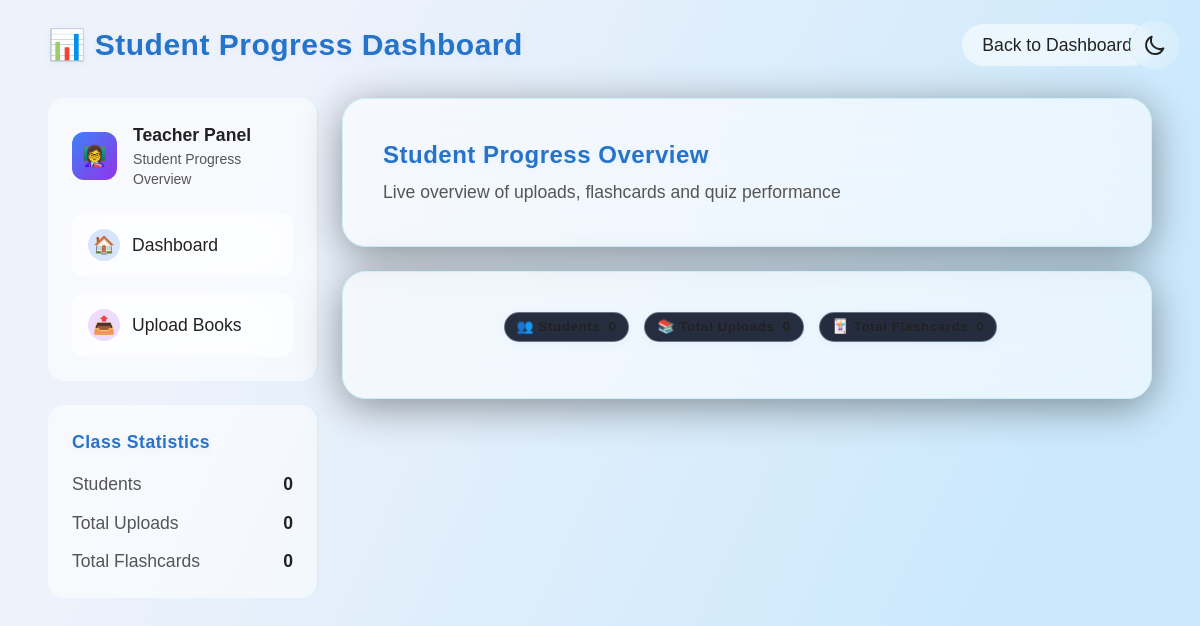
Before: /student_progress?student_id=12 (signed in) with the older database file.
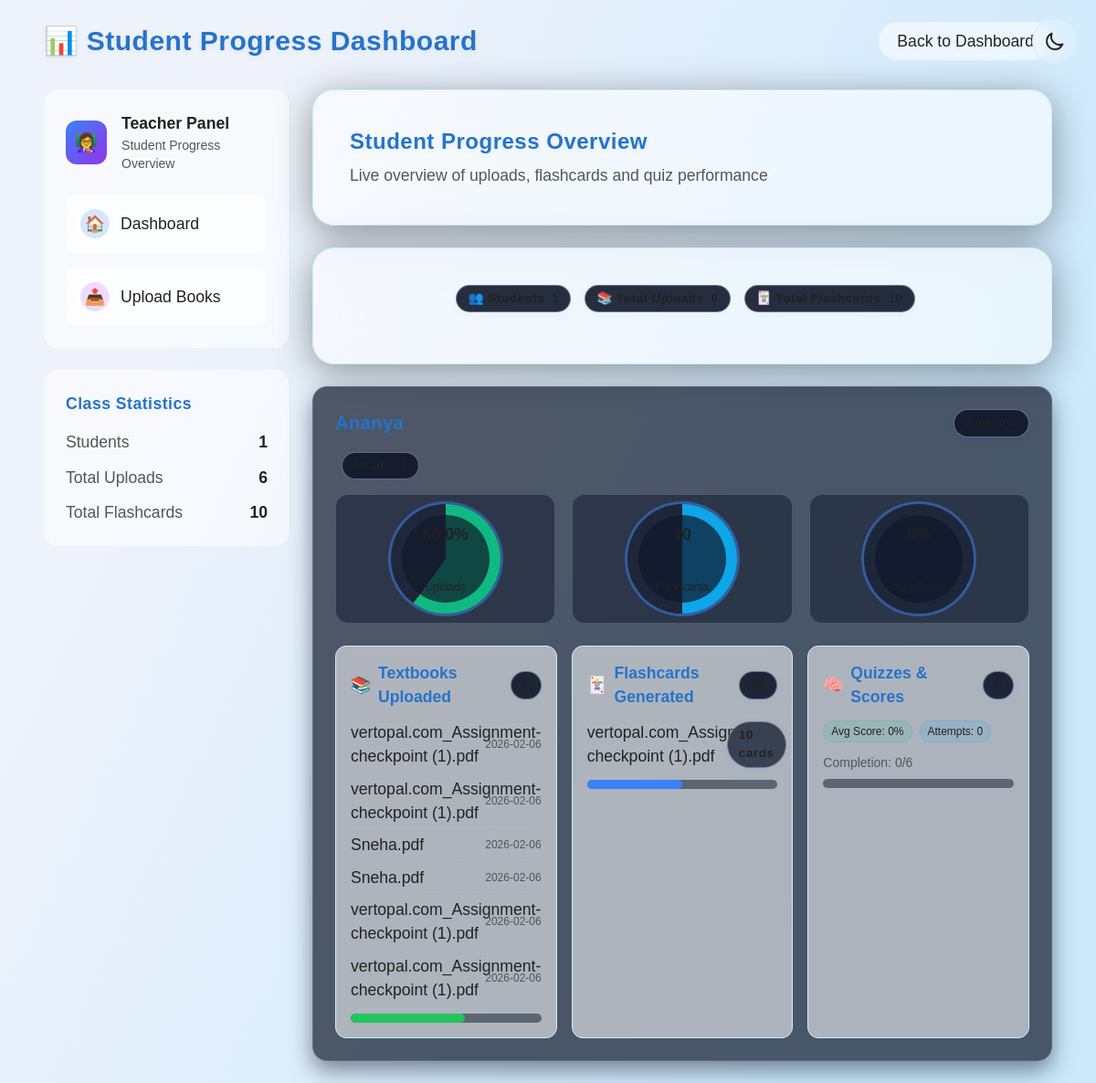
After: the same page with the newer database file.
### tables this page shows
CREATE TABLE uploads (
        id INTEGER PRIMARY KEY AUTOINCREMENT,
        student_id INTEGER,
        filename TEXT,
        uploaded_at TEXT,
        FOREIGN KEY(student_id) REFERENCES students(id)
    );

CREATE TABLE flashcards (
        id INTEGER PRIMARY KEY AUTOINCREMENT,
        student_id INTEGER,
        filename TEXT,
        num_flashcards INTEGER,
        created_at TEXT, data TEXT,
        FOREIGN KEY(student_id) REFERENCES students(id)
    );

### app.py (the view)
@app.route("/student_progress")
@login_required(role="teacher")
def student_progress():
    conn = get_db()
    cur = conn.cursor()
    filter_id = request.args.get("student_id")
    if filter_id:
        cur.execute("SELECT * FROM students WHERE id = ?", (filter_id,))
    else:
        cur.execute("SELECT * FROM students")
    students = cur.fetchall()
    progress_data = []
    for student in students:
        student_id = student["id"]
        cur.execute("SELECT * FROM uploads WHERE student_id = ?", (student_id,))
        uploads = cur.fetchall()
        total_uploads = len(uploads)
        cur.execute("SELECT * FROM flashcards WHERE student_id = ?", (student_id,))
        flashcards = cur.fetchall()
        total_flashcards = sum(f['num_flashcards'] for f in flashcards)
        cur.execute("SELECT * FROM quiz_attempts WHERE student_id = ?", (student_id,))
        quizzes = cur.fetchall()
        total_quizzes = len(quizzes)
        avg_score = round(sum(q['score'] for q in quizzes) / total_quizzes, 2) if total_quizzes else 0
        completion_rate = f"{total_quizzes}/{total_uploads}" if total_uploads else "0/0"
        num_audiobooks = len([u for u in uploads if u['filename'].endswith('.mp3')])
        progress_data.append({
            "student": student,
            "uploads": uploads,
            "total_uploads": total_uploads,
            "flashcards": flashcards,
            "total_flashcards": total_flashcards,
            "quizzes": quizzes,
            "total_quizzes": total_quizzes,
            "avg_score": avg_score,
            "completion_rate": completion_rate,
            "num_audiobooks": num_audiobooks
        })
    conn.close()
    return render_template("student_progress.html", progress_data=progress_data, filter_id=filter_id)

### templates/student_progress.html (shortened to what this page needs)
{% extends "base.html" %}
{% block body_class %}relative min-h-screen bg-[radial-gradient(ellipse_at_center,_var(--tw-gradient-stops))] from-gray-950 via-[#0a0d21] to-[#020410] text-white{% endblock %}
{% block content %}
    <div class="fixed-background">
    </div>
    <div class="max-w-6xl mx-auto p-4 md:p-6 relative z-10">
        <div class="flex justify-between items-center mb-8 fade-up">
            <h1 class="text-2xl md:text-3xl font-bold">📊 Student Progress Dashboard</h1>
            <a href="{{ url_for('teacher_dashboard') }}" class="bg-white/10 hover:bg-white/20 rounded-full px-5 py-2 transition-all">
                Back to Dashboard
            </a>
        </div>
        <div class="flex flex-col lg:flex-row gap-6">
            <div class="w-full lg:w-1/4 fade-up">
                <div class="bg-white/5 backdrop-blur-xl border-r border-white/10 rounded-2xl p-6 mb-6">
                    <div class="flex items-center gap-4 mb-6">
                        <div class="w-12 h-12 rounded-xl bg-gradient-to-br from-blue-500 to-purple-600 flex items-center justify-center">
                            <span class="text-xl">👩‍🏫</span>
                        </div>
                        <div>
                            <div class="font-bold">Teacher Panel</div>
                            <div class="text-gray-400 text-sm">Student Progress Overview</div>
                        </div>
                    </div>
                    <div class="space-y-4">
                        <a href="{{ url_for('teacher_dashboard') }}" class="block bg-white/10 backdrop-blur-xl rounded-xl p-4 hover:bg-white/20 transition-all duration-300 hover:scale-[1.02]">
                            <div class="flex items-center gap-3">
                                <div class="w-8 h-8 rounded-full bg-blue-500/20 flex items-center justify-center">
                                    <span>🏠</span>
                                </div>
                                <span>Dashboard</span>
                            </div>
                        </a>
                        <a href="{{ url_for('upload_books') }}" class="block bg-white/10 backdrop-blur-xl rounded-xl p-4 hover:bg-white/20 transition-all duration-300 hover:scale-[1.02]">
                            <div class="flex items-center gap-3">
                                <div class="w-8 h-8 rounded-full bg-purple-500/20 flex items-center justify-center">
                                    <span>📤</span>
                                </div>
                                <span>Upload Books</span>
                            </div>
                        </a>
                    </div>
                </div>
                <div class="bg-white/5 backdrop-blur-xl border-r border-white/10 rounded-2xl p-6">
                    <h3 class="font-bold mb-4">Class Statistics</h3>
                    <div class="space-y-3">
                        <div class="flex justify-between">
                            <span class="text-gray-300">Students</span>
                            <span class="font-bold">{{ progress_data|length }}</span>
                        </div>
                        <div class="flex justify-between">
                            <span class="text-gray-300">Total Uploads</span>
                            <span class="font-bold">{{ progress_data|sum(attribute='total_uploads') }}</span>
                        </div>
                        <div class="flex justify-between">
                            <span class="text-gray-300">Total Flashcards</span>
                            <span class="font-bold">{{ progress_data|sum(attribute='total_flashcards') }}</span>
                        </div>
                    </div>
                </div>
            </div>
            <div class="w-full lg:w-3/4">
                <div class="bg-white/10 backdrop-blur-2xl border border-white/10 shadow-[0_8px_40px_rgba(0,0,0,0.4)] rounded-3xl p-8 md:p-10 mb-6 fade-up-delay-1">
                    <h2 class="text-xl md:text-2xl font-bold mb-2">Student Progress Overview</h2>
                    <p class="text-gray-300">Live overview of uploads, flashcards and quiz performance</p>
                </div>
                <div class="bg-white/10 backdrop-blur-2xl border border-white/10 shadow-[0_8px_40px_rgba(0,0,0,0.4)] rounded-3xl p-8 md:p-10 mb-6 fade-up-delay-1">
                    <div class="flex flex-wrap gap-2 justify-center mb-4">
                        <div class="badge"><span>👥 Students</span><span class="ml-2 font-bold">{{ progress_data|length }}</span></div>
                        <div class="badge"><span>📚 Total Uploads</span><span class="ml-2 font-bold">{{ progress_data|sum(attribute='total_uploads') }}</span></div>
                        <div class="badge"><span>🃏 Total Flashcards</span><span class="ml-2 font-bold">{{ progress_data|sum(attribute='total_flashcards') }}</span></div>
                    </div>
                </div>
                <div class="space-y-6">
                    {% for p in progress_data %}
                    <div class="card rounded-2xl fade-up">
                        <div class="p-6">
                            <div class="flex justify-between items-center mb-4">
                                <h3 class="text-xl font-bold">{{ p.student.name }}</h3>
                                <div class="badge">Avg: {{ p.avg_score }}%</div>
                            </div>
                            <div class="flex items-center gap-2 mb-4">
                                <span class="badge">Grade: {{ p.student.grade or '-' }}</span>
                            </div>
                            <div class="ring-grid mb-6">
                                <div class="ring-card">
                                    <div class="ring" style="--p: {{ (p.total_uploads/10*100)|round(1) }}; --ring-color: #10b981;">
                                        <div class="label">{{ (p.total_uploads/10*100)|round(0) }}%</div>
                                        <div class="sub">Uploads</div>
                                    </div>
                                </div>
                                <div class="ring-card">
                                    <div class="ring" style="--p: {{ (p.total_flashcards/20*100)|round(1) }}; --ring-color: #0ea5e9;">
                                        <div class="label">{{ p.total_flashcards }}</div>
                                        <div class="sub">Flashcards</div>
                                    </div>
                                </div>
                                <div class="ring-card">
                                    <div class="ring" style="--p: {{ (p.avg_score)|round(1) }}; --ring-color: #d946ef;">
                                        <div class="label">{{ p.avg_score }}%</div>
                                        <div class="sub">Avg Score</div>
                                    </div>
                                </div>
                            </div>
                            <div class="grid grid-cols-1 md:grid-cols-3 gap-4">
                                <div class="bg-white/5 border border-white/10 rounded-xl p-4">
                                    <h4 class="section-title mb-3 flex items-center gap-2">
                                        <span>📚</span> Textbooks Uploaded
                                        <span class="badge">{{ p.total_uploads }}</span>
                                    </h4>
                                    <ul class="space-y-2 mb-3">
                                        {% for u in p.uploads %}
                                        <li class="list-group-item flex justify-between items-center">
                                            <span class="text-truncate" style="max-width:70%">{{ u.filename }}</span>
                                            <small class="text-gray-400 text-xs">
                                                {% if u.uploaded_at %}
                                                    {{ u.uploaded_at.split('T')[0] if 'T' in u.uploaded_at else u.uploaded_at[:10] }}
                                                {% else %}
                                                    Unknown date
                                                {% endif %}
                                            </small>
                                        </li>
                                        {% endfor %}
                                    </ul>
                                    <div class="progress" title="Uploads">
                                        <div class="progress-bar bg-green-500 width-style" role="progressbar" style="--width-value: {{ (p.total_uploads/10)*100 }}%" aria-valuenow="{{ p.total_uploads }}" aria-valuemin="0" aria-valuemax="10"></div>
                                    </div>
                                </div>
                                <div class="bg-white/5 border border-white/10 rounded-xl p-4">
                                    <h4 class="section-title mb-3 flex items-center gap-2">
                                        <span>🃏</span> Flashcards Generated
                                        <span class="badge">{{ p.total_flashcards }}</span>
                                    </h4>
                                    <ul class="space-y-2 mb-3">
                                        {% for f in p.flashcards %}
                                        <li class="list-group-item flex justify-between items-center">
                                            <span class="text-truncate" style="max-width:70%">{{ f.filename }}</span>
                                            <span class="badge bg-gray-700">{{ f.num_flashcards }} cards</span>
                                        </li>
                                        {% endfor %}
                                    </ul>
                                    <div class="progress" title="Flashcards">
                                        <div class="progress-bar bg-blue-500 width-style" role="progressbar" style="--width-value: {{ (p.total_flashcards/20)*100 }}%" aria-valuenow="{{ p.total_flashcards }}" aria-valuemin="0" aria-valuemax="20"></div>
                                    </div>
                                </div>
                                <div class="bg-white/5 border border-white/10 rounded-xl p-4">
                                    <h4 class="section-title mb-3 flex items-center gap-2">
                                        <span>🧠</span> Quizzes & Scores
                                        <span class="badge">{{ p.total_quizzes }}</span>
                                    </h4>
                                    <div class="flex items-center gap-2 mb-3">
                                        <span class="badge-soft">Avg Score: {{ p.avg_score }}%</span>
                                        <span class="badge-soft-info">Attempts: {{ p.total_quizzes }}</span>
                                    </div>
                                    <div class="text-gray-400 text-sm mb-2">Completion: {{ p.completion_rate }}</div>
                                    <div class="progress" title="Quizzes">
                                    </div>
                                </div>
                            </div>
                        </div>
                    </div>
                    {% endfor %}
                </div>
            </div>
        </div>
    </div>
{% endblock %}

### templates/base.html (shortened to what this page needs)
<!DOCTYPE html>
<html lang="en">
<head>
  <script src="https://cdn.tailwindcss.com"></script>
  <link rel="stylesheet" href="{{ url_for('static', filename='styles.css') }}">
  <link rel="stylesheet" href="{{ url_for('static', filename='grade1-enhancements.css') }}">
</head>
<body class="{% block body_class %}relative min-h-screen bg-[#020410] text-white{% endblock %}">
  <button id="theme-toggle" class="theme-toggle">
  </button>
  {% block content %}{% endblock %}
</body>
</html>

Changed rows visible on the page:
added uploads: filename "vertopal.com_Assignment-checkpoint (1).pdf", uploaded_at "2026-02-06"
added uploads: filename "vertopal.com_Assignment-checkpoint (1).pdf", uploaded_at "2026-02-06"
added uploads: filename "Sneha.pdf", uploaded_at "2026-02-06"
added uploads: filename "Sneha.pdf", uploaded_at "2026-02-06"
added uploads: filename "vertopal.com_Assignment-checkpoint (1).pdf", uploaded_at "2026-02-06"
added uploads: filename "vertopal.com_Assignment-checkpoint (1).pdf", uploaded_at "2026-02-06"
added flashcards: filename "vertopal.com_Assignment-checkpoint (1).pdf", num_flashcards "10"
Other visible differences:
{{ progress_data|length }}: "0" → "1"
{{ progress_data|sum(attribute='total_uploads') }}: "0" → "6"
{{ progress_data|sum(attribute='total_flashcards') }}: "0" → "10"
new list line: "60.0 % Uploads 10 Flashcards Textbooks Uploaded Flashcards Generated Quizzes & Scores Avg Score: 0 % Attempts: 0 Completion: 0/6"
